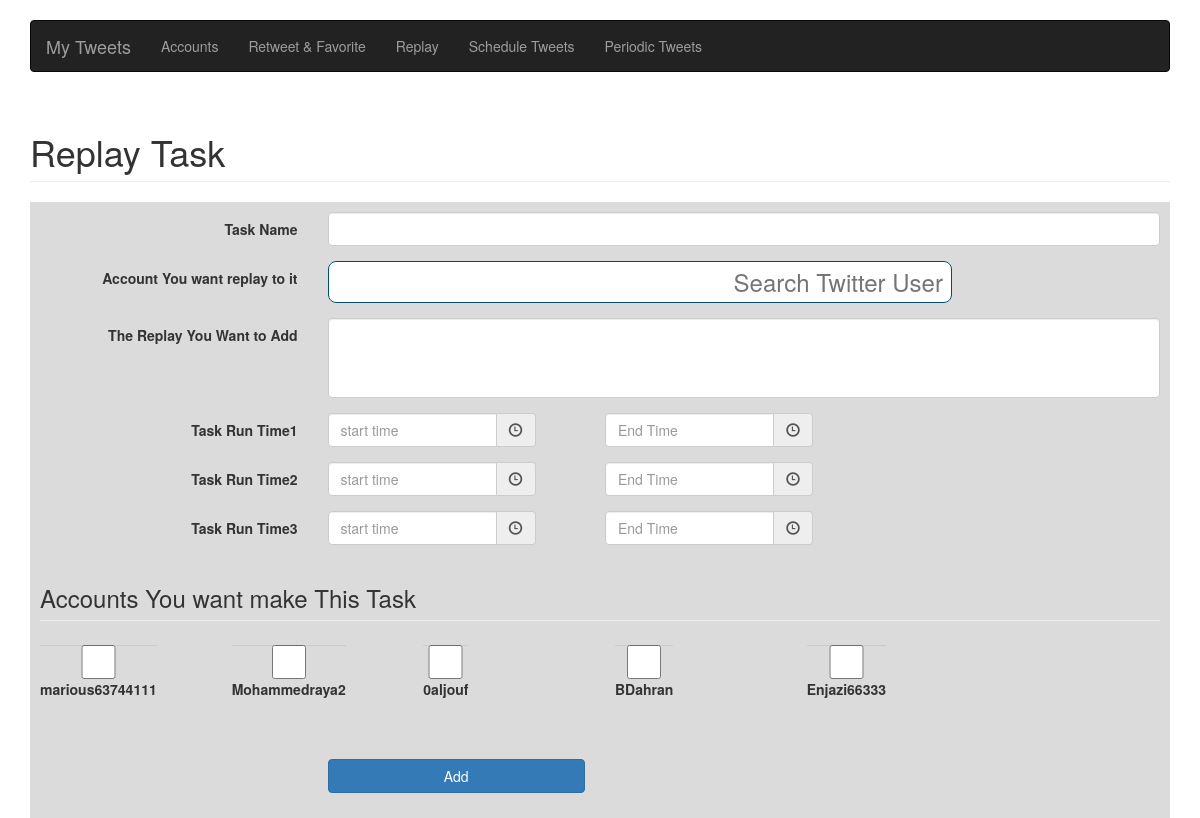
Screenshot of /admin/tasks/new_task.php?task=replay (signed in) with the database file from the repository.
### tables this page shows
CREATE TABLE IF NOT EXISTS `users` (
  `id` varchar(255) NOT NULL,
  `oauth_token` varchar(255) NOT NULL,
  `oauth_token_secret` varchar(255) NOT NULL,
  `oauth_verifier` varchar(255) NOT NULL,
  `profile_image_url` text NOT NULL,
  `screen_name` varchar(255) NOT NULL,
  `followers_count` int(10) NOT NULL,
  `friends_count` int(10) NOT NULL,
  `statuses_count` int(10) NOT NULL,
  `auto_follow` tinyint(1) DEFAULT '0',
  `auto_unfollow` tinyint(1) DEFAULT '0',
  `created_at` datetime NOT NULL,
  `favourites_count` int(11) NOT NULL,
  `name` varchar(150) NOT NULL,
  `proxy` varchar(255) DEFAULT NULL,
  PRIMARY KEY (`id`)
);

### includes/autoload.php (called while the page is built, shortened)
<?php
spl_autoload_register(function($class) {
    $directories = [
        '',
        'core/',
    ];
    $class = ltrim($class);
    foreach ($directories as $directory) {
        $path = dirname(__FILE__) . '/' . $directory . $class . '.php';
        if (file_exists($path)) {
            return;
        }
    }
});

### includes/core/DB.php (called while the page is built, shortened)
<?php
class DB
{
    public static $FETCH_MODE = PDO::FETCH_OBJ;
    private static $_dbHandle = null;
    public static function connect()
    {
        if (self::$_dbHandle == null) {
            $dsn = 'mysql:host=' . DB_HOST . ';dbname=' . DB_NAME;
            self::$_dbHandle = new PDO($dsn, DB_USER, DB_PASSWORD);
            self::$_dbHandle->setAttribute(PDO::ATTR_DEFAULT_FETCH_MODE, self::$FETCH_MODE);
            self::$_dbHandle->setAttribute(PDO::ATTR_ERRMODE, PDO::ERRMODE_EXCEPTION);
            self::$_dbHandle->exec("SET NAMES 'utf8'");
        }
        return self::$_dbHandle;
    }
}

### src/Models/AbstractModel.php (called while the page is built, shortened)
<?php
class AbstractModel
{
    public function __construct()
    {
       $this->db = DB::connect();
    }
}

### src/Models/User.php (called while the page is built, shortened)
<?php
class User extends AbstractModel
{
    public function getAll()
    {
        $query = "SELECT * FROM users";
        $stmt = $this->db->prepare($query);
        $stmt->execute();
        $result = $stmt->fetchAll(\PDO::FETCH_ASSOC);
        if ($result && count($result)) {
            return $result;
        }
        return false;
    }
}

### admin/tasks/new_task.php (the view, shortened to what this page needs)
<?php
include __DIR__ . '/../tpl/header.php';
$userModel = new \MyApp\Models\User();
$users = $userModel->getAll();
?>
<div class="col-md-12">
    <?php if (isset($_GET['task']) && $_GET['task'] == 'replay'): ?>
    <h1 class="page-header">Replay Task</h1>
    <div class="replay-container bg-disabled">
        <form action="" class="form-horizontal" method="post" id="twitter-search">
            <div class="form-group">
                <label for="replay_task_name" class="control-label col-sm-3">Task Name</label>
                <div class="col-sm-9">
                    <input type="text" id="replay_task_name" name="replay_task_name" class="form-control">
                </div>
            </div>
            <div class="form-group">
                <label for="account_name" class="control-label col-sm-3">Account You want replay to it</label>
                <div class="col-sm-9">
                    <input type="text" id="search-account" class="Typeahead-input" placeholder="Search Twitter User" name="account_name" style="display: block;">
                </div>
            </div>
            <div class="form-group">
                <label for="replay_message" class="control-label col-sm-3">The Replay You Want to Add</label>
                <div class="col-sm-9">
                    <textarea name="replay_message" id=""  class="form-control" required></textarea>
                </div>
            </div>
            <div class="form-group">
                <label for="task_run_time" class="control-label col-sm-3">Task Run Time1</label>
                <div class="col-sm-9">
                    <div class="col-sm-3 input-group date datetimepicker" style="float: left;">
                        <input type="text" class="form-control" placeholder="start time" name="start_time_1">
                        <span class="input-group-addon">
                            <span class="glyphicon glyphicon-time"></span>
                        </span>
                    </div>
                    <div class="col-sm-3 col-sm-push-1 input-group date datetimepicker" style="float: left;">
                        <input type="text" class="form-control" placeholder="End Time" name="end_time_1">
                        <span class="input-group-addon">
                            <span class="glyphicon glyphicon-time"></span>
                        </span>
                    </div>
                </div>
            </div>
            <div class="form-group">
                <label for="task_run_time" class="control-label col-sm-3">Task Run Time2</label>
                <div class="col-sm-9">
                    <div class="col-sm-3 input-group date datetimepicker" style="float: left;">
                        <input type="text" class="form-control" placeholder="start time" name="start_time_2">
                        <span class="input-group-addon">
                            <span class="glyphicon glyphicon-time"></span>
                        </span>
                    </div>
                    <div class="col-sm-3 col-sm-push-1 input-group date datetimepicker" style="float: left;">
                        <input type="text" class="form-control" placeholder="End Time" name="end_time_2">
                        <span class="input-group-addon">
                            <span class="glyphicon glyphicon-time"></span>
                        </span>
                    </div>
                </div>
            </div>
            <div class="form-group">
                <label for="task_run_time" class="control-label col-sm-3">Task Run Time3</label>
                <div class="col-sm-9">
                    <div class="col-sm-3 input-group date datetimepicker" style="float: left;">
                        <input type="text" class="form-control" placeholder="start time" name="start_time_3">
                        <span class="input-group-addon">
                            <span class="glyphicon glyphicon-time"></span>
                        </span>
                    </div>
                    <div class="col-sm-3 col-sm-push-1 input-group date datetimepicker" style="float: left;">
                        <input type="text" class="form-control" placeholder="End Time" name="end_time_3">
                        <span class="input-group-addon">
                            <span class="glyphicon glyphicon-time"></span>
                        </span>
                    </div>
                </div>
            </div>
            <h3 class="page-header">Accounts You want make This Task</h3>
            <div class="form-group">
                <?php foreach ($users as $user): ?>
                    <div class="col-md-2">
                        <label for="<?= $user["id"] ?>"><input type="checkbox" class="form-control" id="<?= $user["id"] ?>" name="owner_id[]" value="<?= $user["id"] ?>"> <?= $user["screen_name"] ?></label>
                    </div>
                <?php endforeach; ?>
            </div>
            <br><br>
            <div class="form-group">
                <div class="col-md-3 col-md-offset-3">
                    <input type="submit" class="btn btn-primary btn-block" value="Add" name="replay_task">
                </div>
            </div>
        </form>
    </div>
    <?php  endif; ?>
<?php include __DIR__ . '/../tpl/footer.php'; ?>

### admin/tpl/header.php (style rules this page uses)
body { direction: ltr; }
textarea { resize: none; height: 80px !important; }
.Typeahead-hint, .Typeahead-input { width: 100%; padding: 5px 8px; font-size: 24px; line-height: 30px; border: 1px solid #024e6a; -webkit-border-radius: 8px; -moz-border-radius: 8px; border-radius: 8px; }
.Typeahead-input { position: relative; text-align: right; outline: none; }
.bg-disabled { background: #DBDBDB; padding: 10px; }

### rows the page displays
users: screen_name "marious63744111"
users: screen_name "Mohammedraya2"
users: screen_name "0aljouf"
users: screen_name "BDahran"
users: screen_name "Enjazi66333"
